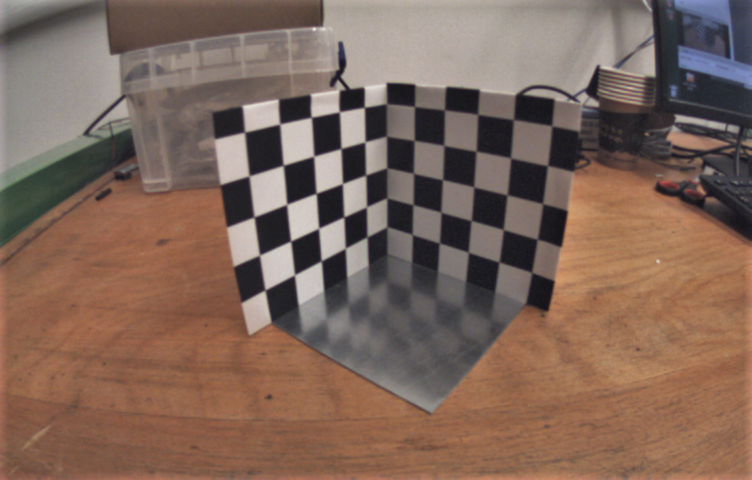
#> input picture MOB-22-UoE-CW/data/camera_calib/30.png, 752 x 480 px
$ jupyter execute 1_camera_calibration.ipynb
#> lines starting #> are read from the running program, lines starting #| are printed output that depends on the picture; long printed decimals are rounded
## Camera Calibration (6 marks)
----

In this section, we provide 40 images of 3D checkerboards from a video for camera calibration. You can find these images in the "data/camera_calib" folder. These frames contain two checkerboards with 20 mm and 40 mm grid sizes. Image 01\~14 is the checkerboard with a grid size of 40 mm, and image 15\~40 is the checkerboard with a grid size of 20 mm. The images are taken from different angles with different surroundings.

The tasks you need to complete are:
* Choose **one image** for the calibration and explain why you choose it. (2 marks)
* After the chosen, please use this image to calibrate the camera, which needs to calculate the intrinsic matrix $\mathbf{K}$, rotation matrix $\mathbf{R}$, and translation vector $\mathbf{t}$. (4 marks)

#### The camera calibration process:
---
1. Detect keypoints of the checkerboard
2. Fix the world coordinate and get the corresponding keypoints world coordinate. **Please fix the world coordinate as a right-handed coordinate and z-axis up (example as follow)**

<table>
<td>
<br>
</td>
<td>

</td>
</table>
<caption><center> Figure 1: two checkerboards and the world coordinates</center></caption>

3. Generate equations with 3D-2D matching pair
4. Solve projection matrix $\mathbf{P}$ with equations
5. Decompose $\mathbf{K}$,$\mathbf{R}$, $\mathbf{t}$ from $\mathbf{P}$

Please follow the steps and complete the camera calibration using the image you have chosen.

### Task 1 : Choose **one image** for the calibration and explain why you choose it. (2 marks)
----
Please type your answer here

The calibration board I choose is 30. I choose it because it is not blocked by any obstacle, and the entire calibration board is shown in the image and it is clear. The checkerboard length of the board I choose is 20mm, as more key points can be detected from it, and coordinates of key points can be detected more precisely.

### Task 2 : Calculate the intrinsic matrix $\mathbf{K}$, rotation matrix $\mathbf{R}$, and translation vector $\mathbf{t}$. (4 marks)
----
please code below to calculate the required parameters and enter your final result of $\mathbf{K}$, $\mathbf{R}$, $\mathbf{t}$ here
...

Tips: Tutorial 1 can be the reference.

[cell 1]
import numpy as np
import cv2
import matplotlib.pyplot as plt

img=cv2.imread("data/camera_calib/30.png", cv2.IMREAD_COLOR)   # load the image you choose
#> img is the input picture: shape (480, 752, 3); mean B, G, R 90.3, 102.8, 127.6
checkerboard_size=(11,5)   # Number of inner corners per a chessboard row/column, which will be use in cv2.findChessboardCorners()
checkerboard_length= 20    # the board grid size you choose
img_points = []

def detect_keypoints(img, checkboard_size):

    ret,corners=cv2.findChessboardCorners(img,checkerboard_size,flags = cv2.CALIB_CB_ADAPTIVE_THRESH)


    if ret==True:
        criteria=(cv2.TERM_CRITERIA_EPS+cv2.TERM_CRITERIA_MAX_ITER, 3, 0.1) # stop after 3 iterations or the accuracy of 0.1 is achieved
        img_gray=cv2.cvtColor(img,cv2.COLOR_BGR2GRAY)
        corners2=cv2.cornerSubPix(img_gray,corners,(5,5),(-1,-1),criteria)
        img_points.append(corners2)

    img_corner=cv2.drawChessboardCorners(img,checkerboard_size,corners2,ret) # draw detected corners
    img_corner2 = img_corner[:,:,::-1] 	# transform image from bgr to rgb
    plt.figure(figsize=(60,60))
    plt.imshow(img_corner2)
    plt.show()

    return np.reshape(img_points, (-1, 2))

key_points = detect_keypoints(img, checkerboard_size)
#> in detect_keypoints, `ret,corners=cv2.findChessboardCorners(img,checkerboard_size,flags = cv..`: ret = True; corners = 55 rows, first 8: [244.4, 132.3], [274, 131], [317, 123], [339.4, 111.9], [364.2, 107.5], [386.3, 103.4], [414.5, 106.5], [444.6, 110.1]
#> in detect_keypoints, `img_gray=cv2.cvtColor(img,cv2.COLOR_BGR2GRAY)`:
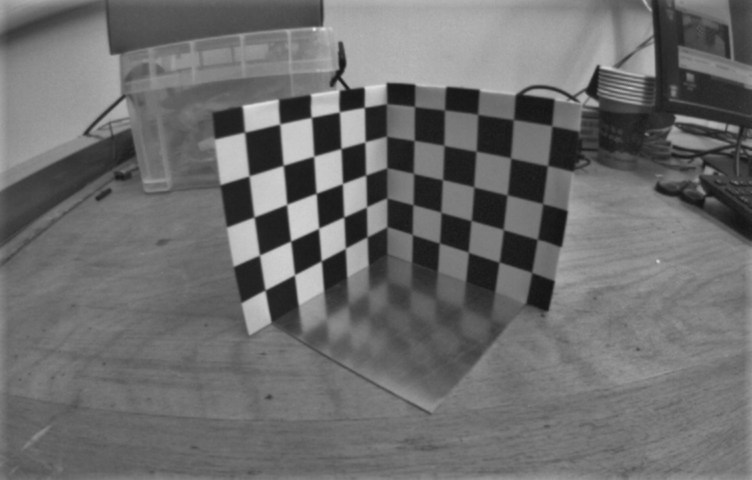
#> img_gray: shape (480, 752); min 19, max 228, mean 108.8
#> in detect_keypoints, `corners2=cv2.cornerSubPix(img_gray,corners,(5,5),(-1,-1),criteria)`: corners2 = 55 rows, first 8: [244.6, 132.2], [274, 131], [317, 123], [339.4, 111.8], [364.3, 107.3], [386.3, 103.4], [414.5, 106.5], [444.5, 110.1]
#> in detect_keypoints, `img_corner=cv2.drawChessboardCorners(img,checkerboard_size,corners2,ret)`:
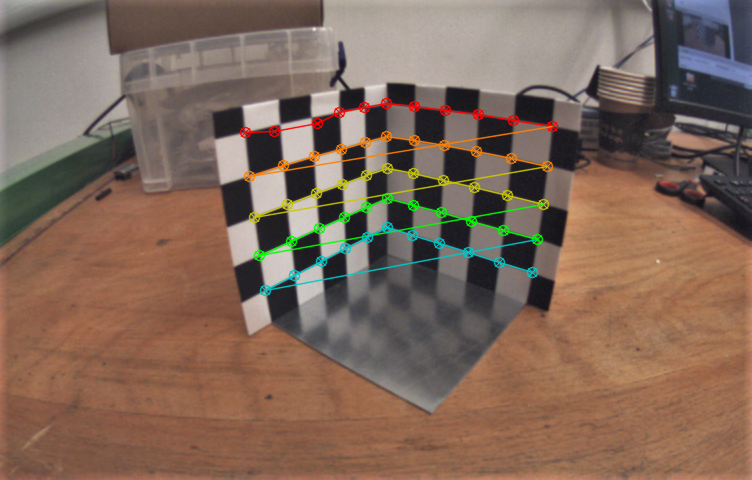
#> img_corner: shape (480, 752, 3); mean B, G, R 89.4, 104.1, 128.3
#> key_points = 55 pairs, first value 244.6 to 551.7, second value 103.4 to 290

[cell 2]
def fix_world_points(checkerboard_size,checkerboard_length):
    # fix the world coordinate and get cooresponding keypoints in the world coordinates
    num_h=checkerboard_size[0]
    num_v=checkerboard_size[1]
    objp = []

    for i in range(num_v):
        for j in range(num_h):
            if j<6:
                # objp_point=[0,(5-j)*checkerboard_length,(5-i)*checkerboard_length]
                objp_point=[(5-j)*checkerboard_length,0,(5-i)*checkerboard_length]
                objp.append(objp_point)
            else:
                # objp_point=[(j-5)*checkerboard_length,0,(5-i)*checkerboard_length]
                objp_point=[0,(j-5)*checkerboard_length,(5-i)*checkerboard_length]
                objp.append(objp_point)


    return np.reshape(np.array(objp), (-1, 3))


world_points=fix_world_points(checkerboard_size,checkerboard_length)
world_points

[cell 3]
def coefficients_from_3d_2d(image: np.ndarray, world: np.ndarray):
    """Get coefficients for the polynomial equation.

    Args:
        image (np.ndarray): 2D vector (u, v).
        world (np.ndarray): 3D vector (x, y, z).

    Returns:
        np.ndarray: Coefficients of 2 rows of A (2x12).
    """
    # P = [p11 p12 p13 p14 p21 p22 p23 p24 p31 p32 p33 p34]
    res = np.zeros((2, 12))

    # ----------your code goes here-------------
    u,v = image
    x,z,y = world

    # p1 * X - u * p * X = 0
    res[0][0] = -x
    res[0][1] = -y
    res[0][2] = -z
    res[0][3] = -1
    res[0][4] = 0
    res[0][5] = 0
    res[0][6] = 0
    res[0][7] = 0
    res[0][8] = u*x
    res[0][9] = u*y
    res[0][10] = u*z
    res[0][11] = u

    # p2 * X - v * p3 * X = 0
    res[1][0] = 0
    res[1][1] = 0
    res[1][2] = 0
    res[1][3] = 0
    res[1][4] = -x
    res[1][5] = -y
    res[1][6] = -z
    res[1][7] = -1
    res[1][8] = v*x
    res[1][9] = v*y
    res[1][10] = v*z
    res[1][11] = v


    return res


def solve_P(A: np.ndarray):
    """Solve for P using A.

    Args:
        A (np.ndarray): Matrix A (2N, 12).

    Returns:
        np.ndarray: Matrix P (3x4).
    """

    #     for SVD, you can use np.linalg.svd()
    # ----------your code goes here-------------
    _,_,V = np.linalg.svd(A)
    P = V[-1].reshape(3,4)

    return P


def decompose_P(P: np.ndarray):
    """Decompose P into K, R, t.

    Args:
        P (np.ndarray): Matrix P (3x4).

    Returns:
        K (np.ndarray): Matrix K (3x3).
        R (np.ndarray): Matrix R (3x3).
        t (np.ndarray): Matrix t (3x1).
    """

    KR = P[:, :3]
    KKT = KR @ KR.T  # KKT = KR @ KR.T = K @ K.T
    norm=KKT[2, 2]
    KKT /= norm
    sign = P[0][3] / np.abs(P[0][3])
    P /= np.sqrt(norm) * sign
    KR = P[:, :3]
    Kt = P[:, 3]

    u0 = KKT[0][2]
    v0 = KKT[1][2]
    fy = np.sqrt(KKT[1][1] - v0 ** 2)
    s = (KKT[0][1] - u0 * v0) / fy
    fx = np.sqrt(KKT[0][0] - u0 ** 2 - s ** 2)
    K = np.array([[fx, s, u0], [0, fy, v0], [0, 0, 1]])
    R = np.linalg.inv(K) @ KR  # R = K^-1 @ KR
    t = np.linalg.inv(K) @ Kt  # t = K^-1 @ Kt

    return K, R, t


def calibrate_3d_2d(image_points: np.ndarray, world_points: np.ndarray):
    """Calibrate 3D to 2D.

    Args:
        image_points (np.ndarray): 2D points (N, 2).
        world_points (np.ndarray): 3D points (N, 3).

    Returns:
        K (np.ndarray): Matrix K (3x3).
        R (np.ndarray): Matrix R (3x3).
        t (np.ndarray): Matrix t (3x1).
    """

    A = np.zeros((2 * image_points.shape[0], 12))
    for i in range(image_points.shape[0]):
        A[2 * i: 2 * i +
            2] = coefficients_from_3d_2d(image_points[i], world_points[i])
    P = solve_P(A)
    K, R, t = decompose_P(P)
    return K, R, t


K, R, t = calibrate_3d_2d(key_points, world_points)
#> the loop in calibrate_3d_2d, `for i in range(image_points.shape[0]):` made 55 passes
#> (u in coefficients_from_3d_2d, v in coefficients_from_3d_2d, x in coefficients_from_3d_2d, z in coefficients_from_3d_2d, y in coefficients_from_3d_2d) on passes 1 to 12: (244.6, 132.2, 100, 0, 100), (274, 131, 80, 0, 100), (317, 123, 60, 0, 100), (339.4, 111.8, 40, 0, 100), (364.3, 107.3, 20, 0, 100), (386.3, 103.4, 0, 0, 100), (414.5, 106.5, 0, 20, 100), (444.5, 110.1, 0, 40, 100), (477.6, 114.4, 0, 60, 100), (513.4, 119.6, 0, 80, 100), (551.7, 125.8, 0, 100, 100), (249.1, 175.9, 100, 0, 80)
#> in solve_P, `P = V[-1].reshape(3,4)`: P = [[0.00386, 0.00106, -0.00115, -0.837], [4.04e-05, 0.00354, 1.77e-05, -0.547], [4.76e-06, 2.68e-06, 3.61e-06, -0.00216]]
#> in decompose_P, `KR = P[:, :3]`: KR = [[0.00386, 0.00106, -0.00115], [4.04e-05, 0.00354, 1.77e-05], [4.76e-06, 2.68e-06, 3.61e-06]]
#> in decompose_P, `KKT = KR @ KR.T`: KKT = [[1.73e-05, 3.87e-06, 1.7e-08], [3.87e-06, 1.25e-05, 9.75e-09], [1.7e-08, 9.75e-09, 4.28e-11]]
#> in decompose_P, `norm=KKT[2, 2]`: norm = 4.28e-11
#> in decompose_P, `KKT /= norm`: KKT = [[404550.8, 90403.6, 398], [90403.6, 292858.6, 227.5], [398, 227.5, 1]]
#> in decompose_P, `sign = P[0][3] / np.abs(P[0][3])`: sign = -1
#> in decompose_P, `P /= np.sqrt(norm) * sign`: P = [[-589.7, -161.2, 175.7, 127851.9], [-6.17, -541.1, -2.71, 83644.8], [-0.727, -0.409, -0.551, 329.9]]
#> in decompose_P, `KR = P[:, :3]`: KR = [[-589.7, -161.2, 175.7], [-6.17, -541.1, -2.71], [-0.727, -0.409, -0.551]]
#> in decompose_P, `Kt = P[:, 3]`: Kt = [127851.9, 83644.8, 329.9]
#> in decompose_P, `u0 = KKT[0][2]`: u0 = 398
#> in decompose_P, `v0 = KKT[1][2]`: v0 = 227.5
#> in decompose_P, `fy = np.sqrt(KKT[1][1] - v0 ** 2)`: fy = 491
#> in decompose_P, `s = (KKT[0][1] - u0 * v0) / fy`: s = -0.308
#> in decompose_P, `fx = np.sqrt(KKT[0][0] - u0 ** 2 - s ** 2)`: fx = 496.1
#> in decompose_P, `K = np.array([[fx, s, u0], [0, fy, v0], [0, 0, 1]])`: K = [[496.1, -0.308, 398], [0, 491, 227.5], [0, 0, 1]]
#> in decompose_P, `R = np.linalg.inv(K) @ KR`: R = [[-0.605, 0.00291, 0.796], [0.324, -0.912, 0.25], [-0.727, -0.409, -0.551]]
#> in decompose_P, `t = np.linalg.inv(K) @ Kt`: t = [-6.94, 17.48, 329.9]
#> in calibrate_3d_2d, `K, R, t = decompose_P(P)`: K = [[496.1, -0.308, 398], [0, 491, 227.5], [0, 0, 1]]; t = [-6.94, 17.48, 329.9]
#> K = [[496.1, -0.308, 398], [0, 491, 227.5], [0, 0, 1]]; t = [-6.94, 17.48, 329.9]
print(K)
#| [[ 4.96134748e+02 -3.08478650e-01  3.97996271e+02]
#|  [ 0.00000000e+00  4.91008985e+02  2.27527531e+02]
#|  [ 0.00000000e+00  0.00000000e+00  1.00000000e+00]]
print(R)
#| [[-0.605  0.002915  0.7963]
#|  [ 0.3244 -0.9123   0.2498]
#|  [-0.7272 -0.4094 -0.551]]
print(t)
#| [ -6.943  17.478 329.908]
